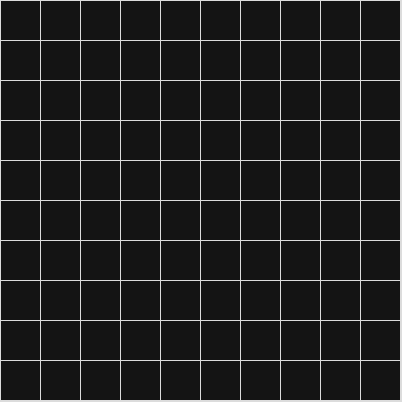
Frame 1 (no input)
Frame 60 (no input): identical to frame 1, image omitted
Frame 120 (the mouse pressed at the canvas centre since frame 60): identical to frame 1, image omitted

The p5.js sketch that drew this single still picture (run headless with seeded random() and noise() and a simulated clock; from frame 60 on, the mouse is pressed at the canvas centre):

// p5.js sketch
// ── sketch.js
let obstacles = []
let startPos = []
let finishPos = []
let board;
let currentMode = 3
function setup() {
  createCanvas(402, 402);
  board = new Board([400,400],40);
}
function draw() {
  background(220);
  board.draw();
  drawPieces();
}
function mouseDragged(){
  let cord = ConvertPosToCord([mouseX,mouseY])
  if (currentMode == 3){
    if (!obstacles.includes(cord)){
      obstacles.push(cord)
    }
  }else if (currentMode == 2){
    startPos = cord
  }else if (currentMode == 1){
    finishPos = cord
  }else if (currentMode == 4){
    finishPos = cord
    console.log("Remove")
    if (obstacles.includes(cord))
      obstacles.splice(obstacles.indexOf(cord),1)
    if (startPos == cord)
      startPos = []
    if (finishPos == cord)
      finishPos = []
  }
}
function ConvertPosToCord(pos){
  let cord = [int(pos[0] / board.segment),int(pos[1] / board.segment)]
  return cord
}
function keyPressed(){
  if (keyCode === 83) {//S for startPos
    currentMode = 2;
  } else if (keyCode === 87) {//W for wall
    currentMode = 3;
  }else if (keyCode === 70) {//f for finsih
    currentMode = 1;
  }else if (keyCode === 68) {//f for finsih
    currentMode = 4;
  }
}
function drawPieces(){
  if (obstacles.length >= 0){
    for (let obstacle of obstacles){
        board.drawSquare(obstacle,[255,0,0]);
    }
  }
  if (startPos.length != 0)
    board.drawSquare(startPos,[0,0,255])
  if (finishPos.length != 0)
    board.drawSquare(finishPos,[0,255,0])

}

// ── SA.js
class SearchAlgorthim{
    constructor(startPos, finishPos,obstacles){
        this.startPos = startPos
        this.finishPos = finishPos
        this.obstacles = obstacles

        this.openNodes = [startPos]
        this.parents = {startPos:startPos}
        this.closeNodes = []
        this.FCOSTS = [this.FCost(startPos,this.parents[startPos])]
        this.currentPath = []
    }
    GCost(sNode,cNode){
        return distance(sNode,cNode)
    }
    HCost(cNode){
        return distance(finishPos,cNode)
    }
    FCost(cNode,sNode){
        let total_distance = 0
        while (true){
            if (listEqual(sNode,this.startPos)){
                let gCost = this.GCost(sNode,cNode)
                let hCost = this.HCost(cNode)
                total_distance += gCost + hCost
                return total_distance
            }
            else{
                gCost = this.GCost(sNode,cNode)
                hCost = this.HCost(cNode)
                total_distance += gCost + hCost
                cNode = sNode
                sNode = this.parents[sNode]
            }
        }
    }
    neighbors(cNode){
        let neighbors = []
        let cRow = cNode[0]
        let cCol = cNode[1]
        neighbors.push([cRow+1, cCol])
        neighbors.push([cRow, cCol+1])
        neighbors.push([cRow-1, cCol])
        neighbors.push([cRow, cCol-1])
        return neighbors
    }
    search(){
        while (true){
            let lowestFcost = min(self.FCosts)
            let cNodeInt = this.FCosts.getIndex(lowestFcost)
            let cNode = this.openNodes[cNodeInt]
            let sNode = this.parents[cNode]
            this.closeNodes.push(cNode)
            this.FCosts.splice(cNodeInt,1)
            this.openNodes.splice(cNodeInt,1)
            if (listEqual(cNode,self.endNode)){
                while (true){
                    if (listEqual(sNode,self.startingSnode)){
                        this.CurrentPath.push(cNode)
                        break
                    }
                    else{
                        this.CurrentPath.append(cNode)
                        cNode = sNode
                        sNode = self.Parents[sNode]
                    }
                }   
                break
            }
            for (let neighbor of this.neighbors(cNode)){
                if (constains(this.obstacles,neighbor) || constains(this.closeNodes,neighbor) || neighbor[0] > this.board.rows || neighbor[0] == 0 || neighbor[1] > self.board.coloums || neighbor[1] == 0)
                    continue
                if (this.FCost(neighbor,cNode) < this.FCost(cNode,sNode) || (!contains(this.openNodes,neighbor))){
                    this.FCosts.push(this.FCost(neighbor,cNode))
                    this.Parents[neighbor] = cNode
                    if (!contains(this.openNodes,neighbor)){
                        this.openNodes.push(neighbor)
                    }
                }
            }

        }
    }
}
// ── board.js
class Board{
    constructor(size,segment){
        this.size = size;
        this.segment = segment;
        this.ArrayX = size[0]/segment;
        this.ArrayY = size[1]/segment;
        this.board = Create2DArray([this.ArrayX+2, this.ArrayY+2])

        for (let x = 0; x < this.ArrayX;x++){
            for (let y = 0; y < this.ArrayY;y++){
                this.board[x+1][y+1] = [x*segment,y*segment]
            }
        }
    }
    grabPos(pos){
        return this.board[pos[0]+1][pos[1]+1]
    }
    draw(){
        push();
        rectMode(CORNER)
        stroke(20);
        fill(80);
        for (let x = 0; x < this.ArrayX;x++){
            for (let y = 0; y < this.ArrayY;y++){
                this.drawSquare([x,y],20)
            }
        }
        pop();
    }
    drawSquare(cord,color){
        push();
        rectMode(CORNER)
        strokeWeight(0)
        stroke(2);
        fill(color);
        let pos = this.grabPos([cord[0],cord[1]])
        rect(pos[0]+1,pos[1]+1,this.segment-1,this.segment-1)
        pop();
    }
}
// ── tools.js
function Create2DArray(shape,intializer=0){
    let array = [];
    for (let level = 0; level< shape[0]; level++){
        let temp = [];//holds temp list
        for (let level2 = 0; level2< shape[1]; level2++){
            temp.push(intializer)
        }
        array.push(temp)
    }
    return array;
    
}
